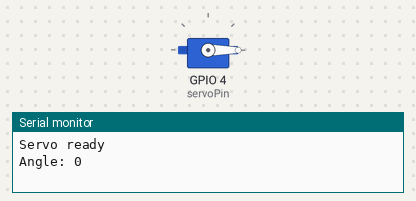
Recording of a program running on a simulated ESP32. On the bench: servo, the last lines printed to the serial monitor. Servo pulses on a pin are drawn as a servo (544–2400 µs = 0–180°).

Above: at 0.05 s.
At 2.05 s:
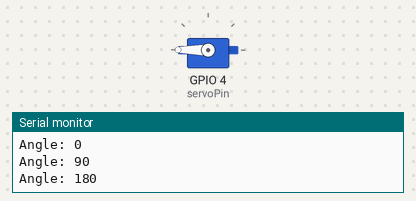
At 4.0 s:
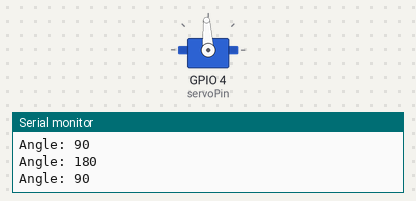
Timing chart, 0 to 5.2 s (numbered marks = the images above):
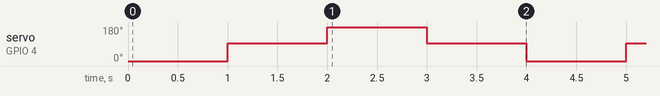

The program:

main.cpp
```cpp
#include <Arduino.h>

// ===== Servo config =====
const int servoPin = 4;     // GPIO pin connected to servo signal
const int servoFreq = 50;    // 50Hz for standard servos
const int resolution = 16;   // 16-bit resolution

const int channel = 0;       // LEDC channel (0–15)

// Pulse range for typical servo (adjust if needed)
const int minPulse = 1638;   // ~0.5 ms
const int maxPulse = 8192;   // ~2.5 ms

// ===== Setup =====
void setup() {
  Serial.begin(115200);

  // Configure PWM channel
  ledcSetup(channel, servoFreq, resolution);
  ledcAttachPin(servoPin, channel);

  Serial.println("Servo ready");
}

// ===== Convert angle to PWM duty =====
void setServoAngle(int angle) {
  angle = constrain(angle, 0, 180);

  int duty = map(angle, 0, 180, minPulse, maxPulse);
  ledcWrite(channel, duty);

  Serial.print("Angle: ");
  Serial.println(angle);
}

// ===== Loop demo =====
void loop() {
  setServoAngle(0);
  delay(1000);

  setServoAngle(90);
  delay(1000);

  setServoAngle(180);
  delay(1000);

  setServoAngle(90);
  delay(1000);
}
```

Measured:
- by itself, servo on GPIO 4 (servoPin): repeats every 4.0 s: 180° 1.0 s, 93° 1.0 s, 0° 1.0 s, 93° 1.0 s
